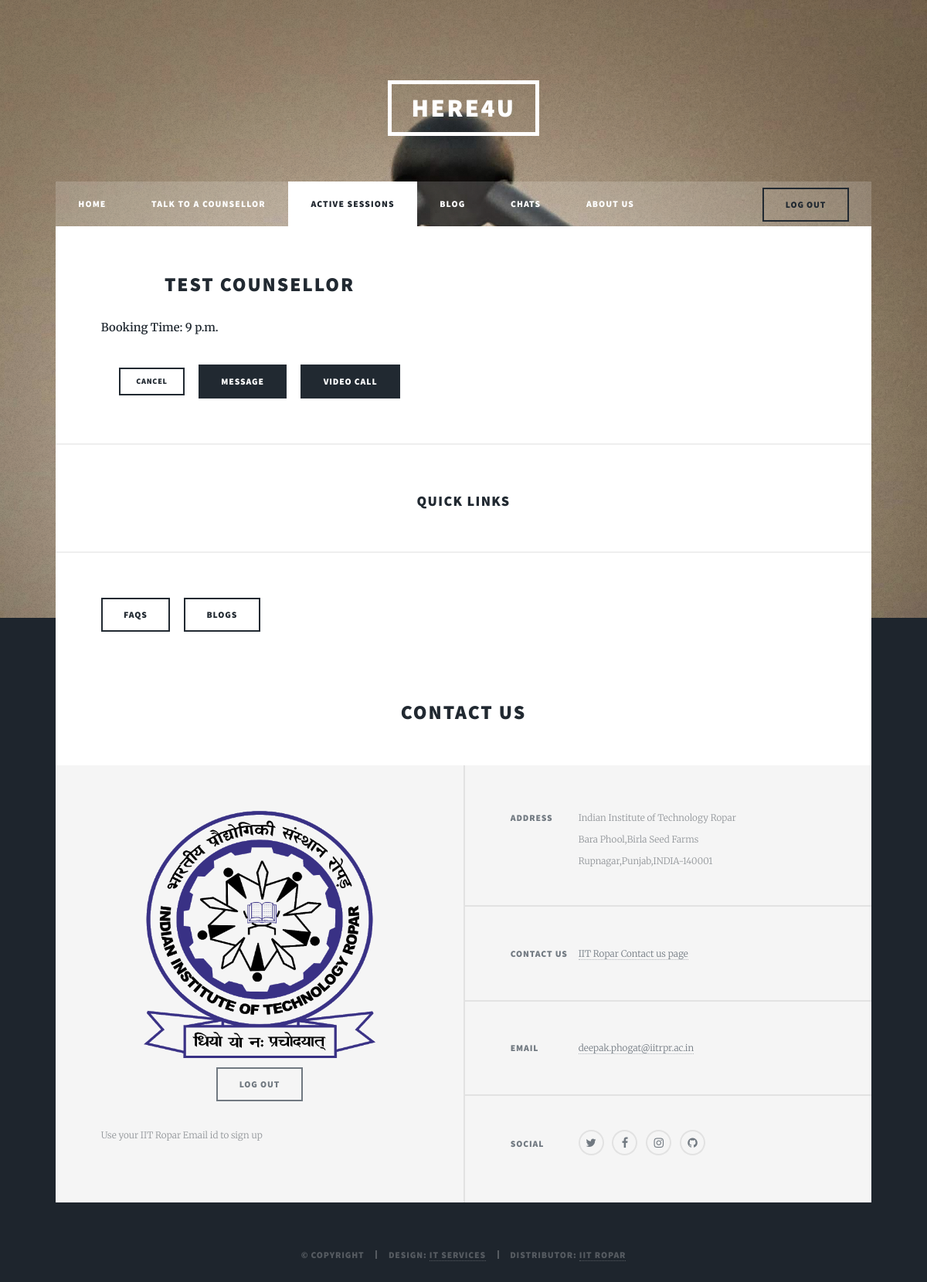
/active-sessions/ (signed in), run on an earlier commit of the app's database.
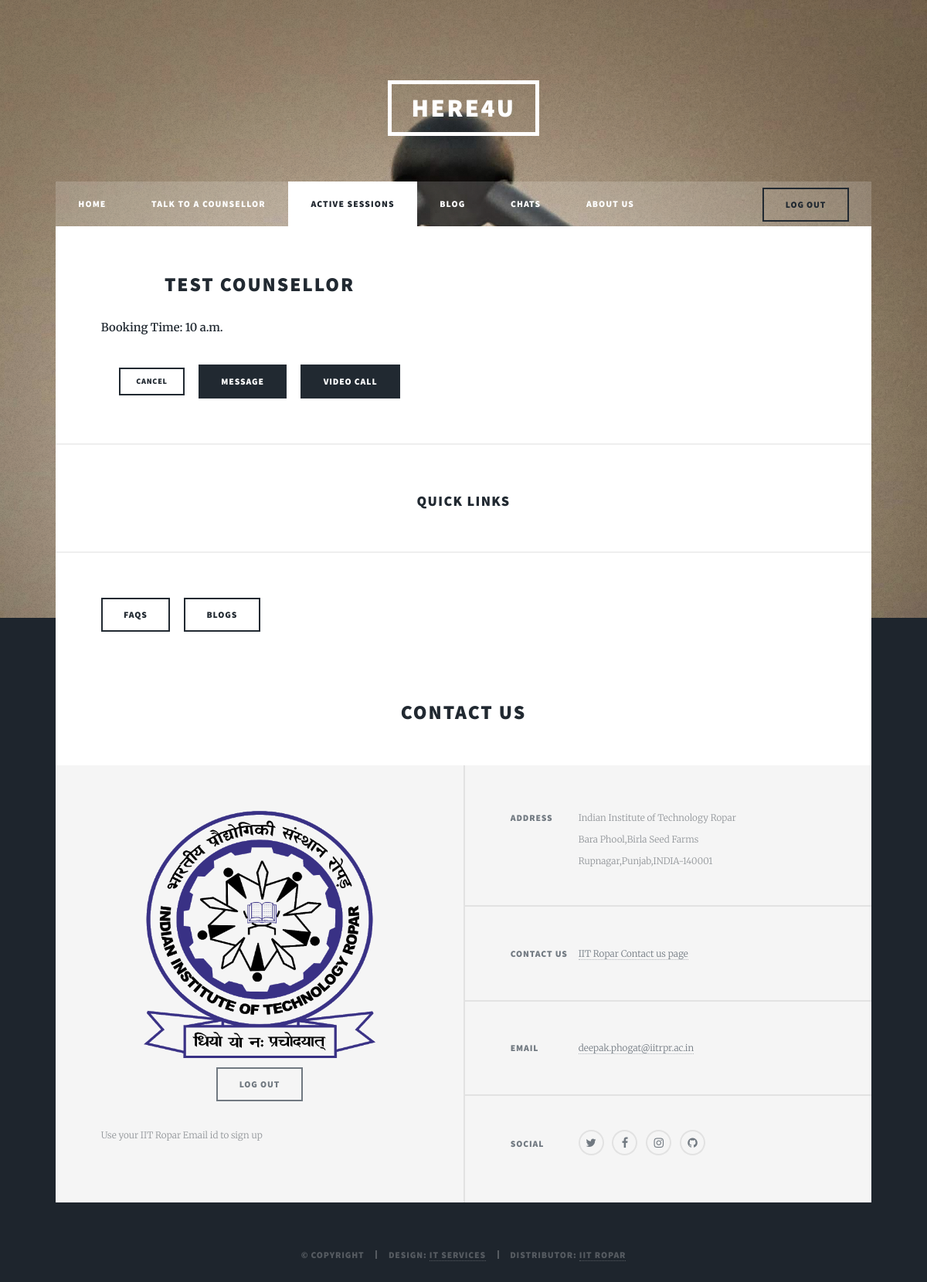
And on a later commit of the database.
### client/models.py (models this page shows, shortened)
class Counsellordata(models.Model):
    User = models.OneToOneField(User,on_delete=models.SET_NULL, null=True, blank=True)
    Name = models.CharField(max_length=100)
    Gender=models.IntegerField(choices=[(0,'Male'),(1,'Female'),(2,'Other')])
    Age=models.IntegerField(blank = True,null=True)
    Profile_pic = models.FileField(blank=True,null=True)
    Email=models.EmailField()
    State=models.CharField(max_length=50,blank=True,null=True)
    City=models.CharField(max_length=50,blank=True,null=True)
    Education=models.CharField(max_length=300,blank = True,null=True)
    Expertise = models.CharField(max_length=200,blank=True,null=True)
    Summary = models.CharField(max_length=1000,blank=True,null=True)
    Consultation_start = models.TimeField(null=True,auto_now=False, auto_now_add=False)
    Consultation_end = models.TimeField(null=True,auto_now=False, auto_now_add=False)

class ActiveCounsellor(models.Model):
    user = models.ForeignKey(User,on_delete=models.SET_NULL,null=True,related_name='client_id_clside')
    Counsellor = models.ForeignKey(User,on_delete=models.SET_NULL,null=True,related_name='counsellor_id_clside')
    Booking_time = models.TimeField(null=True,auto_now=False, auto_now_add=False)

### client/views.py (the view)
# urls.py: path('active-sessions/',views.sessions,name="active-sessions"),
@login_required
def sessions(request):
    user_check = True
    if request.user.is_authenticated:
        coun = Counsellordata.objects.all().filter(User=request.user)
        if coun:
            user_check = False
            return render(request,'client/home.html',{"client":user_check})
    all_counsellors = []
    time = []
    for obj in ActiveCounsellor.objects.all().filter(user=request.user):
        counsellor = obj.Counsellor
        time.append(obj.Booking_time)
        all_counsellors.append(Counsellordata.objects.get(User=counsellor))
    content = {"client":user_check,"all_counsellors":zip(all_counsellors,time)}
    return render(request,'client/active_sessions.html',content)

### client/templates/client/active_sessions.html (shortened to what this page needs)
{%extends "client/base.html"%}
 {%block home_state%}<li>{%endblock%}
 {%block talk_state%}<li>{%endblock%}
 {%block session_state%}<li class = "active">{%endblock%}
 {%block blog_state%}<li>{%endblock%}
 	{%block message_state%}<li>{%endblock%}
 {%block about_state%}<li>{%endblock%}
 {%block content%}
	<section class="posts">
		{%for counsellor,time in all_counsellors%}
			<article>
				<header>
					<h2><a href="#">{{counsellor.Name}}</a></h2>
				</header>
				<p><b>Booking Time: {{time}}</b></p>
				<ul class="actions">
					<li><a href="#" class="button small">Cancel</a></li>
					<li><a href="#" class="button special">Message</a></li>
					<li><a href="#" class="button special">Video Call</a></li>
				</ul>
			</article>
		{%endfor%}
		</section>
{%endblock%}

What changed in the data, as far as the page shows it:
changed Counsellordata "TEST COUNSELLOR": Booking_time "9 p.m." → "10 a.m."
